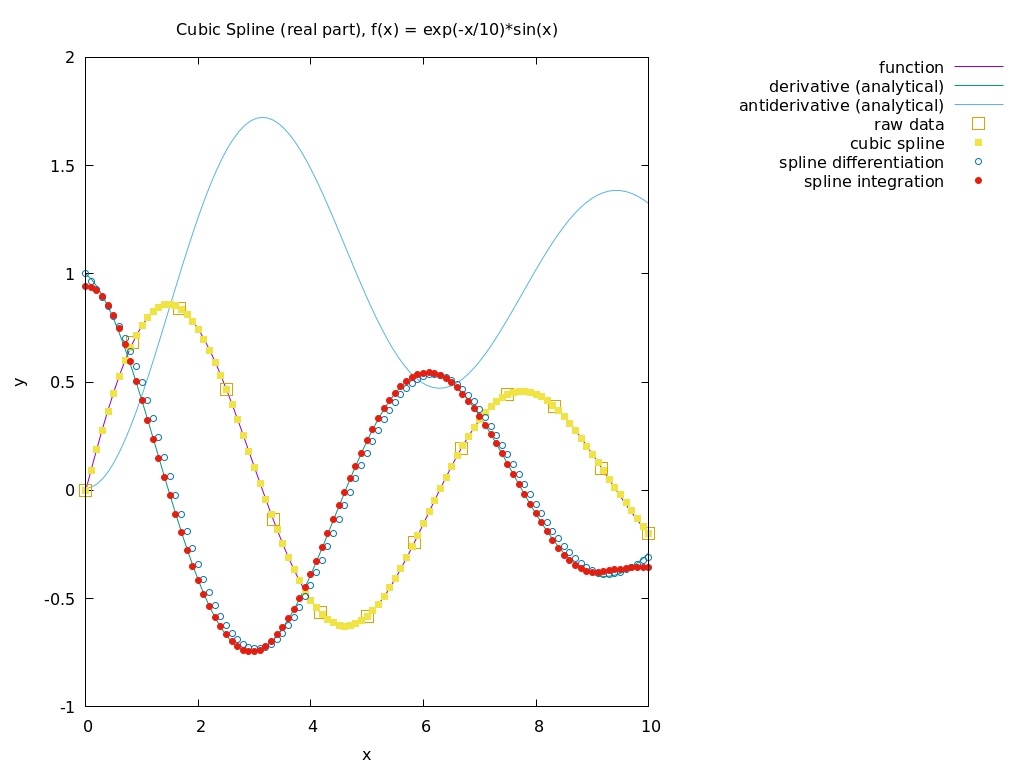

This figure's gnuplot source:
set terminal pngcairo size 1024, 768 background "white"
set out outfile
set xlabel "x"
set ylabel "y"
set key outside right
set datafile separator ","

df(x)=exp(-x/10)*(cos(x)-0.1*sin(x))
f(x)=exp(-x/10)*sin(x)
F(x)=-(10./101.)*exp(-x/10)*(10*cos(x)+sin(x))+1
set title "Cubic Spline (real part), f(x) = exp(-x/10)*sin(x)"
plot f(x) title "function", \
df(x) title "derivative (analytical)", \
F(x) title "antiderivative (analytical)", \
data skip 1 u 1:2 w p pointsize 2 title "raw data", \
interpolation skip 1 u 1:2 w p title "cubic spline", \
interpolation skip 1 u 1:3 w p title "spline differentiation", \
interpolation skip 1 u 1:4 w p title "spline integration"
